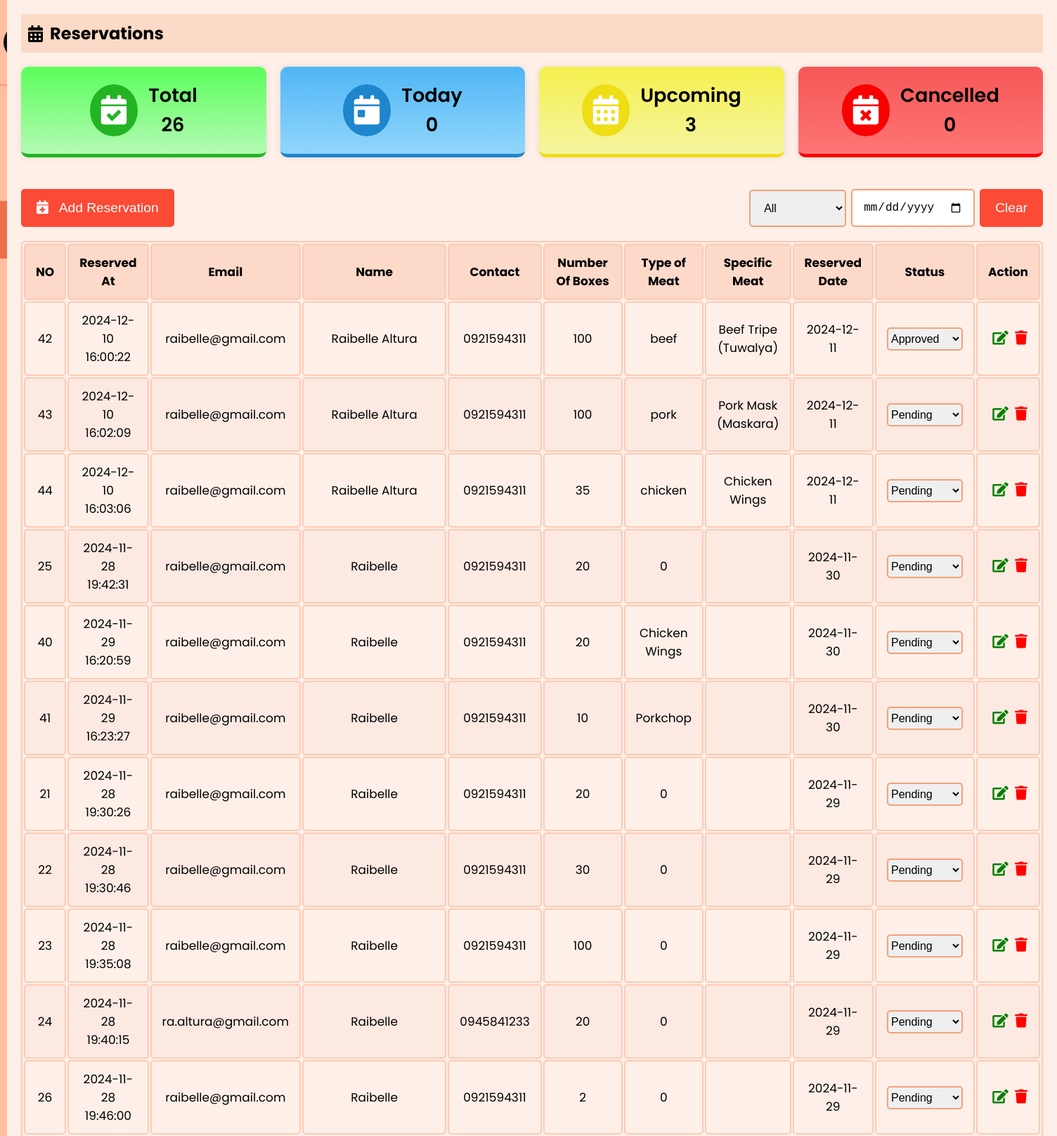
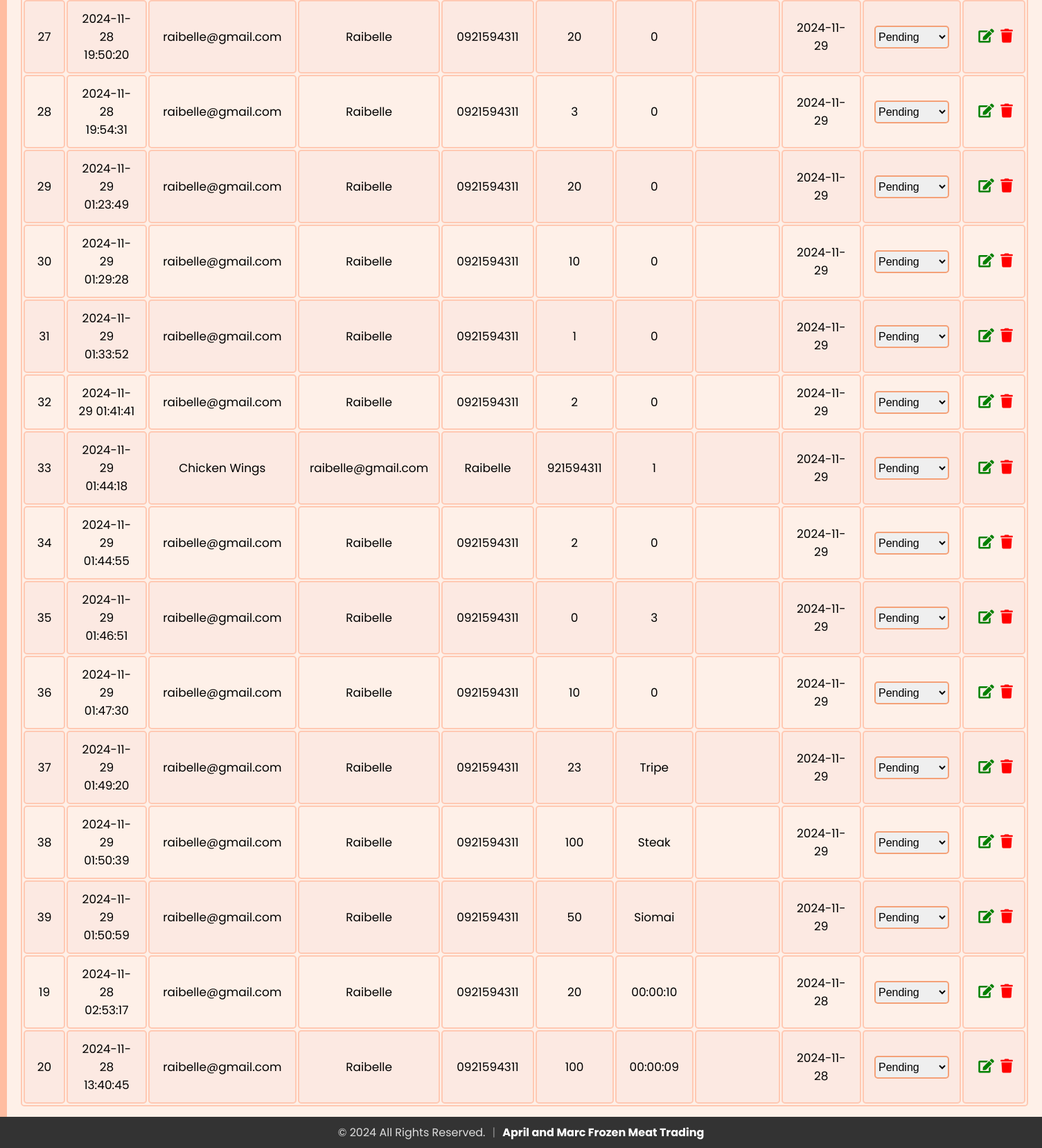
Page /admin/reservations.php (signed in) on the committed database (2 pictures, top to bottom).
### tables this page shows
CREATE TABLE `staff` (
  `id` int(11) NOT NULL,
  `firstName` varchar(50) NOT NULL,
  `lastName` varchar(50) NOT NULL,
  `email` varchar(100) NOT NULL,
  `contact` varchar(15) DEFAULT NULL,
  `role` enum('superadmin','admin','delivery boy','waiter') NOT NULL,
  `password` varchar(255) NOT NULL,
  `createdAt` timestamp NOT NULL DEFAULT current_timestamp(),
  `updatedAt` timestamp NOT NULL DEFAULT current_timestamp() ON UPDATE current_timestamp(),
  `profile_image` varchar(255) NOT NULL DEFAULT 'default.jpg'
);

CREATE TABLE `reservations` (
  `email` varchar(255) NOT NULL,
  `name` varchar(255) NOT NULL,
  `contact` varchar(10) NOT NULL,
  `noOfBox` int(50) NOT NULL,
  `typeOfProduct` varchar(255) NOT NULL,
  `reservedDate` date NOT NULL,
  `reservedAt` timestamp NOT NULL DEFAULT current_timestamp(),
  `status` enum('Pending','Approved','On Process','Completed','Cancelled') NOT NULL DEFAULT 'Pending',
  `reservation_id` int(11) NOT NULL,
  `specificProduct` varchar(255) NOT NULL
);

### admin/sidebar.php (called while the page is built, shortened)
<?php
include 'db_connection.php';
$admin_email = isset($_SESSION['email']) ? $_SESSION['email'] : '';
function getAdminInfo($email)
{
  global $conn;
  $stmt = $conn->prepare("SELECT firstName, lastName, email, profile_image FROM staff WHERE email = ?");
  $stmt->bind_param("s", $email);
  $stmt->execute();
  $stmt->bind_result($firstName, $lastName, $email,  $profile_image);
  return [
    'firstName' => $firstName ?: '',
    'lastName' => $lastName ?: '',
    'email' => $email ?: '',
    'profile_image' => $profile_image ?: 'default.jpg'
  ];
}
$admin_info = getAdminInfo($admin_email);
?>

### admin/reservations.php (the view, shortened to what this page needs)
<?php
include 'db_connection.php';
$sql_total = "SELECT COUNT(*) AS total FROM reservations";
$result_total = $conn->query($sql_total);
$row_total = $result_total->fetch_assoc();
$totalReservations = $row_total['total'];
$sql_today = "SELECT COUNT(*) AS today FROM reservations WHERE DATE(reservedDate) = CURDATE()";
$result_today = $conn->query($sql_today);
$row_today = $result_today->fetch_assoc();
$todaysReservations = $row_today['today'];
$sql_upcoming = "SELECT COUNT(*) AS upcoming FROM reservations WHERE reservedDate > CURDATE() AND status != 'Cancelled' AND status != 'Completed' AND status != 'On Process'";
$result_upcoming = $conn->query($sql_upcoming);
$row_upcoming = $result_upcoming->fetch_assoc();
$upcomingReservations = $row_upcoming['upcoming'];
$sql_cancelled = "SELECT COUNT(*) AS cancelled FROM reservations WHERE status = 'Cancelled'";
$result_cancelled = $conn->query($sql_cancelled);
$row_cancelled = $result_cancelled->fetch_assoc();
$cancelledReservations = $row_cancelled['cancelled'];
$dateFilter = isset($_GET['dateFilter']) ? $_GET['dateFilter'] : '';
$query = "SELECT * FROM reservations";
$query .= " ORDER BY reservedDate DESC";
$result = $conn->query($query);
?>
<?php
include 'sidebar.php';
?>
<!DOCTYPE html>
<html lang="en">
<head>
  <link rel="stylesheet" href="https://cdnjs.cloudflare.com/ajax/libs/font-awesome/5.15.3/css/all.min.css">
  <link rel="stylesheet" href="sidebar.css">
  <link rel="stylesheet" href="admin_reservation.css">
</head>
<body>
  <div class="sidebar">
    <div class="profile-section">
      <img src="../uploads/<?php echo htmlspecialchars($admin_info['profile_image']); ?>" alt="Profile Picture">
    </div>
    <ul>
            <li><a href="index.php" ><i class="fas fa-chart-line"></i> Overview</a></li>
            <li><a href="admin_menu.php" ><i class="fas fa-utensils"></i> Products</a></li>
            <li><a href="reservations.php" class="active"><i class="fas fa-calendar-alt"></i> Reservations</a></li>
            <li><a href="admin_orders.php"><i class="fas fa-shopping-cart"></i> Order Management</a></li>
            <li><a href="users.php"><i class="fas fa-users"></i> Users</a></li>
            <li><a href="reviews.php"><i class="fas fa-star"></i> Reviews</a></li>
            <li><a href="staffs.php" ><i class="fas fa-users"></i> Staffs</a></li>
            <li><a href="profile.php"><i class="fas fa-user"></i> Profile Setting</a></li>
            <li><a href="logout.php"><i class="fas fa-sign-out-alt"></i> Logout</a></li>
        </ul>
  </div>
  <div class="content">
    <div class="header">
      <h2><i class="fas fa-calendar-alt"></i> Reservations</h2>
    </div>
    <div>
      <div class="stats">
        <div class="stat-item" id="total">
          <div class="stat-icon" id="total-icon">
            <i class="fas fa-calendar-check"></i>
          </div>
          <div class="stat-text">
            <p>Total</p>
            <p><?php echo $totalReservations; ?></p>
          </div>
        </div>
        <div class="stat-item" id="today">
          <div class="stat-icon" id="today-icon">
            <i class="fas fa-calendar-day"></i>
          </div>
          <div class="stat-text">
            <p>Today</p>
            <p><?php echo $todaysReservations; ?></p>
          </div>
        </div>
        <div class="stat-item" id="upcoming">
          <div class="stat-icon" id="upcoming-icon">
            <i class="fas fa-calendar-alt"></i>
          </div>
          <div class="stat-text">
            <p>Upcoming</p>
            <p><?php echo $upcomingReservations; ?></p>
          </div>
        </div>
        <div class="stat-item" id="cancelled">
          <div class="stat-icon" id="cancelled-icon">
            <i class="fas fa-calendar-times"></i>
          </div>
          <div class="stat-text">
            <p>Cancelled</p>
            <p><?php echo $cancelledReservations; ?></p>
          </div>
        </div>
      </div>
      <div class="buttons-container">
        <button onclick="openaddReservationModal()"><i class="fas fa-calendar-plus"></i> &nbsp; Add Reservation</button>
        <div class="actions">
          <select id="statusFilter" name="statusFilter" onchange="filterByStatus()">
            <option value="">All</option>
          </select>
          <input type="date" id="dateFilter" name="dateFilter" value="<?php echo htmlspecialchars($dateFilter); ?>" onchange="filterByDate()">
          <button type="button" onclick="clearFilter()">Clear</button>
        </div>
      </div>
      <table id="userTable">
        <thead>
          <tr>
            <th>NO</th>
            <th>Reserved At</th>
            <th>Email</th>
            <th>Name</th>
            <th>Contact</th>
            <th>Number Of Boxes</th>
            <th>Type of Meat</th>
            <th>Specific Meat</th>
            <th>Reserved Date</th>
            <th>Status</th>
            <th>Action</th>
          </tr>
        </thead>
        <tbody>
          <?php
          if ($result->num_rows > 0) {
            while ($row = $result->fetch_assoc()) {
              echo "<tr>
      <td>{$row['reservation_id']}</td>
      <td>{$row['reservedAt']}</td>
      <td>{$row['email']}</td>
      <td>{$row['name']}</td>
      <td>{$row['contact']}</td>
      <td>{$row['noOfBox']}</td>
      <td>{$row['typeOfProduct']}</td>
      <td>{$row['specificProduct']}</td>
      <td>{$row['reservedDate']}</td>
      <td>
        <select id='status-{$row['reservation_id']}' onchange=\"updateStatus('{$row['reservation_id']}', this.value)\" class='status-select'>
          <option value='Pending' " . ($row['status'] == 'Pending' ? 'selected' : '') . ">Pending</option>
          <option value='Approved' " . ($row['status'] == 'Approved' ? 'selected' : '') . ">Approved</option>
          <option value='On Process' " . ($row['status'] == 'On Process' ? 'selected' : '') . ">On Process</option>
          <option value='Completed' " . ($row['status'] == 'Completed' ? 'selected' : '') . ">Completed</option>
          <option value='Cancelled' " . ($row['status'] == 'Cancelled' ? 'selected' : '') . ">Cancelled</option>
        </select>
      </td>
      <td>
        <button id='editbtn' onclick='openEditReservationModal(this)' data-id='{$row['reservation_id']}' data-email='{$row['email']}' data-name='{$row['name']}' data-contact='{$row['contact']}' data-reservedDate='{$row['reservedDate']}' data-typeOfProduct='{$row['typeOfProduct']}' data-noOfBox='{$row['noOfBox']}' data-status='{$row['status']}'><i class='fas fa-edit'></i></button>
        <button id='deletebtn' onclick=\"deleteItem('{$row['reservation_id']}')\"><i class='fas fa-trash'></i></button>
      </td>
    </tr>";
            }
          } else {
            echo "<tr><td colspan='10' style='text-align: center;'>No Reservations Found</td></tr>";
          }
          ?>
        </tbody>
      </table>
    </div>
</body>
</html>

### admin/sidebar.css (style rules this page uses)
* { margin: 0; padding: 0; box-sizing: border-box; }
body { background: #fef0e8; font-family: "Poppins", sans-serif; display: flex; flex-direction: row; margin: 0; }
.sidebar { width: 250px; background-color: #ffbda1; color: #1d1818; overflow: auto; position: relative; min-height: 100vh; font-size: 1.1rem }
.sidebar ul li a { display: block; padding: 15px; text-decoration: none; color: #1d1818; transition: background-color 0.3s; }
.sidebar ul li a.active { background-color:#ee7149; font-weight: bold; }
.sidebar ul { list-style-type: none; padding: 0; }
.content { flex: 1; padding: 20px; }
.header { padding: 10px; background-color: #fbdac7; margin-bottom: 20px; display: flex; align-items: center; }
.header h2 { display: flex; align-items: center; }
.header h2 i { margin-right: 10px; }
.profile-section { padding: 20px 5px 20px 5px; display: flex; align-items: center; border-bottom: 2px solid rgba(253, 108, 77, 0.5); }
.profile-section img { width: 50px; height: 50px; border-radius: 50%; margin-right: 15px; }
.sidebar ul li a.active { font-weight: bold; }

### admin/admin_reservation.css (style rules this page uses)
* { margin: 0; padding: 0; }
body { background: #fef0e8; font-family: "Poppins", sans-serif; margin: 0; }
.content { margin-bottom: 40px; }
table { width: 100%; border: 2px solid #ffc9b3; font-size: 17px; text-align: center; cursor: pointer; border-radius: 5px; }
table th, table td { padding: 12px 15px; border: 2px solid #ffc9b3; border-radius: 5px; }
table th { background-color: #fdd9c9; }
table tr:nth-of-type(even) { background-color: #fce9e2; }
.header { padding: 10px; background-color: #fbdac7; margin-bottom: 20px; display: flex; align-items: center; }
.stats { display: flex; gap: 20px; margin-top: 20px; margin-bottom: 20px; }
.stats #total { background: linear-gradient(to bottom, rgb(90, 254, 90), rgb(180, 250, 180)); border-bottom: 5px solid rgb(34, 180, 34); }
.stats #today { background: linear-gradient(to bottom, rgb(80, 182, 246), rgb(145, 214, 251)); border-bottom: 5px solid rgb(29, 134, 204); }
.stats #upcoming { background: linear-gradient(to bottom, rgb(245, 240, 78), rgb(245, 245, 161)); border-bottom: 5px solid rgb(239, 221, 21); }
.stats #cancelled { background: linear-gradient(to bottom, rgb(246, 87, 87), rgb(254, 117, 117)); border-bottom: 5px solid rgb(248, 1, 1); }
.stat-item { display: flex; align-items: center; justify-content: center; padding: 20px; gap: 15px; border-radius: 10px; box-shadow: 0 0 10px rgba(0, 0, 0, 0.1); flex: 1; }
.stat-item div { display: flex; align-items: center; }
.stat-text { display: flex; flex-direction: column; }
.stat-item p, .stat-item h3 { margin: 0; font-size: 1.7rem; font-weight: 600; }
.stat-icon { font-size: 2.6rem; color: #fff; border-radius: 50%; padding: 16px; }
#total-icon { background: rgb(34, 180, 34); }
#today-icon { background: rgb(29, 134, 204); }
#upcoming-icon { background: rgb(239, 221, 21); }
#cancelled-icon { background: rgb(248, 1, 1); }
.status-select { border: 2px solid #f4a178; padding: 5px 0px 5px 0; font-size: 16px; border-radius: 5px; cursor: pointer; outline: none; }
#editbtn, #deletebtn { font-size: 20px; background: none; border: none; padding: 0 0 0 5px; outline: none; cursor: pointer; transition: transform 0.3s ease; }
#editbtn { color: green; }
#deletebtn { color: red; }
.buttons-container { display: flex; justify-content: space-between; align-items: center; margin-bottom: 0px; margin-top: 25px; }
button { background-color: #fb4a36; color: white; border: 2px solid #fb4a36; padding: 14px 20px; cursor: pointer; border-radius: 5px; transition: all 0.3s ease; font-size: 1.2rem; }
.actions { display: flex; align-items: center; margin-bottom: 20px; margin-top: 20px; gap: 7px; }
.actions select, .actions input { padding: 15px; font-size: 1rem; border-radius: 5px; border: 2px solid #f4a178; cursor: pointer; outline: none; }

### admin/reservations.php (style rules this page uses)
.content { margin-bottom: 40px; }

### rows in the picture
staff: profile_image (picture)
reservations: reservation_id "42", reservedAt "2024-12-10 16:00:22", email "raibelle@gmail.com", name "Raibelle Altura", contact "0921594311", noOfBox "100", typeOfProduct "beef", specificProduct "Beef Tripe (Tuwalya)", reservedDate "2024-12-11", status+reservation_id "Approved"
reservations: reservation_id "43", reservedAt "2024-12-10 16:02:09", email "raibelle@gmail.com", name "Raibelle Altura", contact "0921594311", noOfBox "100", typeOfProduct "pork", specificProduct "Pork Mask (Maskara)", reservedDate "2024-12-11", reservation_id "Pending"
reservations: reservation_id "44", reservedAt "2024-12-10 16:03:06", email "raibelle@gmail.com", name "Raibelle Altura", contact "0921594311", noOfBox "35", typeOfProduct "chicken", specificProduct "Chicken Wings", reservedDate "2024-12-11", status+reservation_id "Pending"
reservations: reservation_id "25", reservedAt "2024-11-28 19:42:31", email "raibelle@gmail.com", name "Raibelle", contact "0921594311", noOfBox "20", typeOfProduct "0", reservedDate "2024-11-30", status+reservation_id "Pending"
reservations: reservation_id "40", reservedAt "2024-11-29 16:20:59", email "raibelle@gmail.com", name "Raibelle", contact "0921594311", noOfBox "20", typeOfProduct "Chicken Wings", reservedDate "2024-11-30", status+reservation_id "Pending"
reservations: reservation_id "41", reservedAt "2024-11-29 16:23:27", email "raibelle@gmail.com", name "Raibelle", contact "0921594311", noOfBox "10", typeOfProduct "Porkchop", reservedDate "2024-11-30", status+reservation_id "Pending"
reservations: reservation_id "21", reservedAt "2024-11-28 19:30:26", email "raibelle@gmail.com", name "Raibelle", contact "0921594311", noOfBox "20", typeOfProduct "0", reservedDate "2024-11-29", status+reservation_id "Pending"
reservations: reservation_id "22", reservedAt "2024-11-28 19:30:46", email "raibelle@gmail.com", name "Raibelle", contact "0921594311", noOfBox "30", typeOfProduct "0", reservedDate "2024-11-29", status+reservation_id "Pending"
reservations: reservation_id "23", reservedAt "2024-11-28 19:35:08", email "raibelle@gmail.com", name "Raibelle", contact "0921594311", noOfBox "100", typeOfProduct "0", reservedDate "2024-11-29", status+reservation_id "Pending"
reservations: reservation_id "24", reservedAt "2024-11-28 19:40:15", email "ra.altura@gmail.com", name "Raibelle", contact "0945841233", noOfBox "20", typeOfProduct "0", reservedDate "2024-11-29", status+reservation_id "Pending"
reservations: reservation_id "26", reservedAt "2024-11-28 19:46:00", email "raibelle@gmail.com", name "Raibelle", contact "0921594311", noOfBox "2", typeOfProduct "0", reservedDate "2024-11-29", status+reservation_id "Pending"
reservations: reservation_id "27", reservedAt "2024-11-28 19:50:20", email "raibelle@gmail.com", name "Raibelle", contact "0921594311", noOfBox "20", typeOfProduct "0", reservedDate "2024-11-29", status+reservation_id "Pending"
reservations: reservation_id "28", reservedAt "2024-11-28 19:54:31", email "raibelle@gmail.com", name "Raibelle", contact "0921594311", noOfBox "3", typeOfProduct "0", reservedDate "2024-11-29", status+reservation_id "Pending"
reservations: reservation_id "29", reservedAt "2024-11-29 01:23:49", email "raibelle@gmail.com", name "Raibelle", contact "0921594311", noOfBox "20", typeOfProduct "0", reservedDate "2024-11-29", status+reservation_id "Pending"
reservations: reservation_id "30", reservedAt "2024-11-29 01:29:28", email "raibelle@gmail.com", name "Raibelle", contact "0921594311", noOfBox "10", typeOfProduct "0", reservedDate "2024-11-29", status+reservation_id "Pending"
reservations: reservation_id "31", reservedAt "2024-11-29 01:33:52", email "raibelle@gmail.com", name "Raibelle", contact "0921594311", noOfBox "1", typeOfProduct "0", reservedDate "2024-11-29", status+reservation_id "Pending"
reservations: reservation_id "32", reservedAt "2024-11-29 01:41:41", email "raibelle@gmail.com", name "Raibelle", contact "0921594311", noOfBox "2", typeOfProduct "0", reservedDate "2024-11-29", status+reservation_id "Pending"
reservations: reservation_id "33", reservedAt "2024-11-29 01:44:18", email "Chicken Wings", name "raibelle@gmail.com", contact "Raibelle", noOfBox "921594311", typeOfProduct "1", reservedDate "2024-11-29", status+reservation_id "Pending"
reservations: reservation_id "34", reservedAt "2024-11-29 01:44:55", email "raibelle@gmail.com", name "Raibelle", contact "0921594311", noOfBox "2", typeOfProduct "0", reservedDate "2024-11-29", status+reservation_id "Pending"
reservations: reservation_id "35", reservedAt "2024-11-29 01:46:51", email "raibelle@gmail.com", name "Raibelle", contact "0921594311", noOfBox "0", typeOfProduct "3", reservedDate "2024-11-29", status+reservation_id "Pending"
reservations: reservation_id "36", reservedAt "2024-11-29 01:47:30", email "raibelle@gmail.com", name "Raibelle", contact "0921594311", noOfBox "10", typeOfProduct "0", reservedDate "2024-11-29", status+reservation_id "Pending"
reservations: reservation_id "37", reservedAt "2024-11-29 01:49:20", email "raibelle@gmail.com", name "Raibelle", contact "0921594311", noOfBox "23", typeOfProduct "Tripe", reservedDate "2024-11-29", status+reservation_id "Pending"
reservations: reservation_id "38", reservedAt "2024-11-29 01:50:39", email "raibelle@gmail.com", name "Raibelle", contact "0921594311", noOfBox "100", typeOfProduct "Steak", reservedDate "2024-11-29", status+reservation_id "Pending"
reservations: reservation_id "39", reservedAt "2024-11-29 01:50:59", email "raibelle@gmail.com", name "Raibelle", contact "0921594311", noOfBox "50", typeOfProduct "Siomai", reservedDate "2024-11-29", status+reservation_id "Pending"
reservations: reservation_id "19", reservedAt "2024-11-28 02:53:17", email "raibelle@gmail.com", name "Raibelle", contact "0921594311", noOfBox "20", typeOfProduct "00:00:10", reservedDate "2024-11-28", status+reservation_id "Pending"
reservations: reservation_id "20", reservedAt "2024-11-28 13:40:45", email "raibelle@gmail.com", name "Raibelle", contact "0921594311", noOfBox "100", typeOfProduct "00:00:09", reservedDate "2024-11-28", status+reservation_id "Pending"

### other values in the picture
$totalReservations "26"
$todaysReservations "0"
$upcomingReservations "3"
$cancelledReservations "0"
